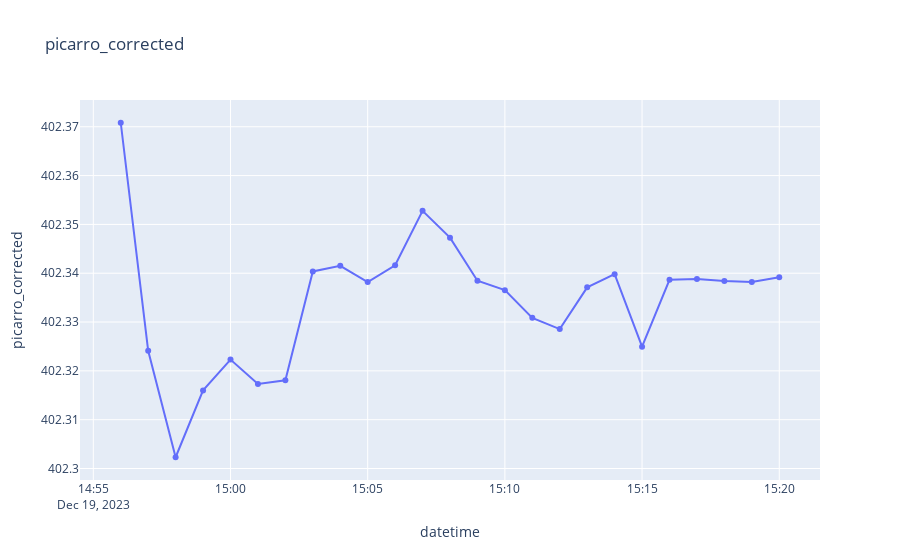
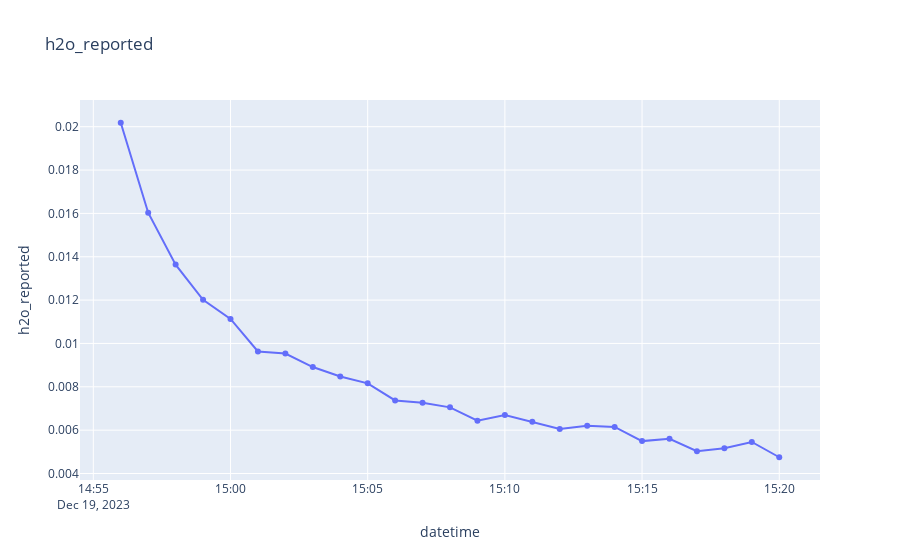

The code cell stored with these charts, in order, in its notebook:
### Markdown cell above
# Bottles on 19.12.2023

### Code cell
# bottle 41

# PICARRO
# 41		16:02	16:27	399,8
start_date = datetime(2023, 12, 19, 14, 56, 0)
end_date = datetime(2023, 12, 19, 15, 20, 0)

process_measurement(start_date, end_date, plot = True)

### Figure 1 — Plotly figure (JSON) as saved in the notebook; plotly's stock layout.template omitted (floating-point values rounded to 4 significant figures)
{"data": [{"hovertemplate": "datetime=%{x}<br>picarro_corrected=%{y}<extra></extra>", "legendgroup": "", "line": {"color": "#636efa", "dash": "solid"}, "marker": {"symbol": "circle"}, "mode": "lines+markers", "name": "", "orientation": "v", "showlegend": false, "type": "scatter", "x": ["2023-12-19T14:56:00", "2023-12-19T14:57:00", "2023-12-19T14:58:00", "2023-12-19T14:59:00", "2023-12-19T15:00:00", "2023-12-19T15:01:00", "2023-12-19T15:02:00", "2023-12-19T15:03:00", "2023-12-19T15:04:00", "2023-12-19T15:05:00", "2023-12-19T15:06:00", "2023-12-19T15:07:00", "2023-12-19T15:08:00", "2023-12-19T15:09:00", "2023-12-19T15:10:00", "2023-12-19T15:11:00", "2023-12-19T15:12:00", "2023-12-19T15:13:00", "2023-12-19T15:14:00", "2023-12-19T15:15:00", "2023-12-19T15:16:00", "2023-12-19T15:17:00", "2023-12-19T15:18:00", "2023-12-19T15:19:00", "2023-12-19T15:20:00"], "xaxis": "x", "y": [402.4, 402.3, 402.3, 402.3, 402.3, 402.3, 402.3, 402.3, 402.3, 402.3, 402.3, 402.4, 402.3, 402.3, 402.3, 402.3, 402.3, 402.3, 402.3, 402.3, 402.3, 402.3, 402.3, 402.3, 402.3], "yaxis": "y"}], "layout": {"legend": {"tracegroupgap": 0}, "title": {"text": "picarro_corrected"}, "xaxis": {"anchor": "y", "domain": [0, 1], "title": {"text": "datetime"}}, "yaxis": {"anchor": "x", "domain": [0, 1], "title": {"text": "picarro_corrected"}}}}

### Figure 2 — Plotly figure (JSON) as saved in the notebook; plotly's stock layout.template omitted (floating-point values rounded to 4 significant figures)
{"data": [{"hovertemplate": "datetime=%{x}<br>h2o_reported=%{y}<extra></extra>", "legendgroup": "", "line": {"color": "#636efa", "dash": "solid"}, "marker": {"symbol": "circle"}, "mode": "lines+markers", "name": "", "orientation": "v", "showlegend": false, "type": "scatter", "x": ["2023-12-19T14:56:00", "2023-12-19T14:57:00", "2023-12-19T14:58:00", "2023-12-19T14:59:00", "2023-12-19T15:00:00", "2023-12-19T15:01:00", "2023-12-19T15:02:00", "2023-12-19T15:03:00", "2023-12-19T15:04:00", "2023-12-19T15:05:00", "2023-12-19T15:06:00", "2023-12-19T15:07:00", "2023-12-19T15:08:00", "2023-12-19T15:09:00", "2023-12-19T15:10:00", "2023-12-19T15:11:00", "2023-12-19T15:12:00", "2023-12-19T15:13:00", "2023-12-19T15:14:00", "2023-12-19T15:15:00", "2023-12-19T15:16:00", "2023-12-19T15:17:00", "2023-12-19T15:18:00", "2023-12-19T15:19:00", "2023-12-19T15:20:00"], "xaxis": "x", "y": [0.02018, 0.01603, 0.01364, 0.01201, 0.01113, 0.009632, 0.009533, 0.00891, 0.008478, 0.008158, 0.00737, 0.007265, 0.007052, 0.006433, 0.006699, 0.006382, 0.006052, 0.006207, 0.006148, 0.005494, 0.005598, 0.00503, 0.005162, 0.005456, 0.00475], "yaxis": "y"}], "layout": {"legend": {"tracegroupgap": 0}, "title": {"text": "h2o_reported"}, "xaxis": {"anchor": "y", "domain": [0, 1], "title": {"text": "datetime"}}, "yaxis": {"anchor": "x", "domain": [0, 1], "title": {"text": "h2o_reported"}}}}
